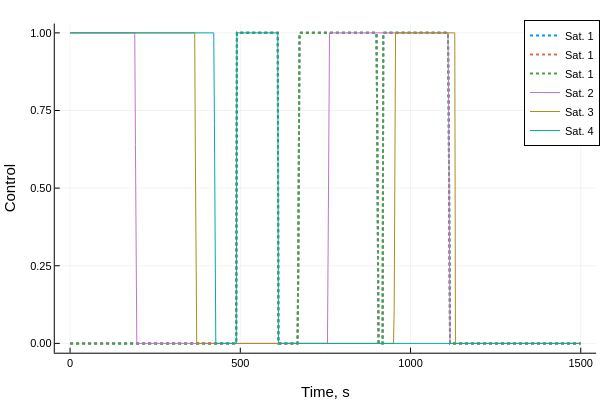

The code cell stored with this chart in its notebook:
### Code cell
using Plots
plotlyjs()

mylabel = String[]
mylabel1 = String[]
mylabel2 = String[]
for i = 1:num_sat
    append!(mylabel,["Sat. 1-"*string(i+1)])
    append!(mylabel1,["Sat. 1"])
    append!(mylabel2,["Sat. "*string(i+1)])
end

plot(thist,u1hist,label=permutedims(mylabel1),ls=:dot, linewidth=2)
plot!(thist,u2hist,label=permutedims(mylabel2))
plot!(xlabel="Time, s", ylabel = "Control")

### Figure 1 — Plotly figure (JSON) as saved in the notebook; plotly's stock layout.template omitted (floating-point values rounded to 4 significant figures; data arrays with more than 128 entries replaced by an {"elided": "..."} marker saying what was removed)
{"data": [{"colorbar": {"len": 0.9143, "title": "", "x": 0.9934, "y": 0.533}, "legendgroup": "Sat. 1", "line": {"color": "rgba(0, 154, 250, 1.000)", "dash": "dot", "shape": "linear", "width": 2}, "mode": "lines", "name": "Sat. 1", "showlegend": true, "type": "scatter", "x": {"elided": "751 int values"}, "xaxis": "x", "y": {"elided": "751 float values"}, "yaxis": "y", "zmax": null, "zmin": null}, {"colorbar": {"len": 0.9143, "title": "", "x": 0.9934, "y": 0.533}, "legendgroup": "Sat. 1", "line": {"color": "rgba(227, 111, 71, 1.000)", "dash": "dot", "shape": "linear", "width": 2}, "mode": "lines", "name": "Sat. 1", "showlegend": true, "type": "scatter", "x": {"elided": "751 int values"}, "xaxis": "x", "y": {"elided": "751 float values"}, "yaxis": "y", "zmax": null, "zmin": null}, {"colorbar": {"len": 0.9143, "title": "", "x": 0.9934, "y": 0.533}, "legendgroup": "Sat. 1", "line": {"color": "rgba(62, 164, 78, 1.000)", "dash": "dot", "shape": "linear", "width": 2}, "mode": "lines", "name": "Sat. 1", "showlegend": true, "type": "scatter", "x": {"elided": "751 int values"}, "xaxis": "x", "y": {"elided": "751 float values"}, "yaxis": "y", "zmax": null, "zmin": null}, {"colorbar": {"len": 0.9143, "title": "", "x": 0.9934, "y": 0.533}, "legendgroup": "Sat. 2", "line": {"color": "rgba(195, 113, 210, 1.000)", "dash": "solid", "shape": "linear", "width": 1}, "mode": "lines", "name": "Sat. 2", "showlegend": true, "type": "scatter", "x": {"elided": "751 int values"}, "xaxis": "x", "y": {"elided": "751 float values"}, "yaxis": "y", "zmax": null, "zmin": null}, {"colorbar": {"len": 0.9143, "title": "", "x": 0.9934, "y": 0.533}, "legendgroup": "Sat. 3", "line": {"color": "rgba(172, 142, 24, 1.000)", "dash": "solid", "shape": "linear", "width": 1}, "mode": "lines", "name": "Sat. 3", "showlegend": true, "type": "scatter", "x": {"elided": "751 int values"}, "xaxis": "x", "y": {"elided": "751 float values"}, "yaxis": "y", "zmax": null, "zmin": null}, {"colorbar": {"len": 0.9143, "title": "", "x": 0.9934, "y": 0.533}, "legendgroup": "Sat. 4", "line": {"color": "rgba(0, 170, 174, 1.000)", "dash": "solid", "shape": "linear", "width": 1}, "mode": "lines", "name": "Sat. 4", "showlegend": true, "type": "scatter", "x": {"elided": "751 int values"}, "xaxis": "x", "y": {"elided": "751 float values"}, "yaxis": "y", "zmax": null, "zmin": null}], "layout": {"annotations": [], "height": 400, "legend": {"bgcolor": "rgba(255, 255, 255, 1.000)", "bordercolor": "rgba(0, 0, 0, 1.000)", "borderwidth": 1, "font": {"color": "rgba(0, 0, 0, 1.000)", "family": "sans-serif", "size": 11}, "title": {"font": {"color": "rgba(0, 0, 0, 1.000)", "family": "sans-serif", "size": 15}, "text": ""}, "tracegroupgap": 0, "traceorder": "normal", "x": 1, "xanchor": "auto", "y": 1, "yanchor": "auto"}, "margin": {"b": 20, "l": 0, "r": 0, "t": 20}, "paper_bgcolor": "rgba(255, 255, 255, 1.000)", "plot_bgcolor": "rgba(255, 255, 255, 1.000)", "showlegend": true, "width": 600, "xaxis": {"anchor": "y", "domain": [0.09128, 0.9934], "gridcolor": "rgba(0, 0, 0, 0.100)", "gridwidth": 0.5, "linecolor": "rgba(0, 0, 0, 1.000)", "mirror": false, "range": [-45, 1545], "showgrid": true, "showline": true, "showticklabels": true, "tickangle": 0, "tickcolor": "rgb(0, 0, 0)", "tickfont": {"color": "rgba(0, 0, 0, 1.000)", "family": "sans-serif", "size": 11}, "tickmode": "array", "ticks": "inside", "ticktext": ["0", "500", "1000", "1500"], "tickvals": [0, 500, 1000, 1500], "title": "Time, s", "titlefont": {"color": "rgba(0, 0, 0, 1.000)", "family": "sans-serif", "size": 15}, "type": "-", "visible": true, "zeroline": false, "zerolinecolor": "rgba(0, 0, 0, 1.000)"}, "yaxis": {"anchor": "x", "domain": [0.07581, 0.9902], "gridcolor": "rgba(0, 0, 0, 0.100)", "gridwidth": 0.5, "linecolor": "rgba(0, 0, 0, 1.000)", "mirror": false, "range": [-0.03, 1.03], "showgrid": true, "showline": true, "showticklabels": true, "tickangle": 0, "tickcolor": "rgb(0, 0, 0)", "tickfont": {"color": "rgba(0, 0, 0, 1.000)", "family": "sans-serif", "size": 11}, "tickmode": "array", "ticks": "inside", "ticktext": ["0.00", "0.25", "0.50", "0.75", "1.00"], "tickvals": [0, 0.25, 0.5, 0.75, 1], "title": "Control", "titlefont": {"color": "rgba(0, 0, 0, 1.000)", "family": "sans-serif", "size": 15}, "type": "-", "visible": true, "zeroline": false, "zerolinecolor": "rgba(0, 0, 0, 1.000)"}}}
